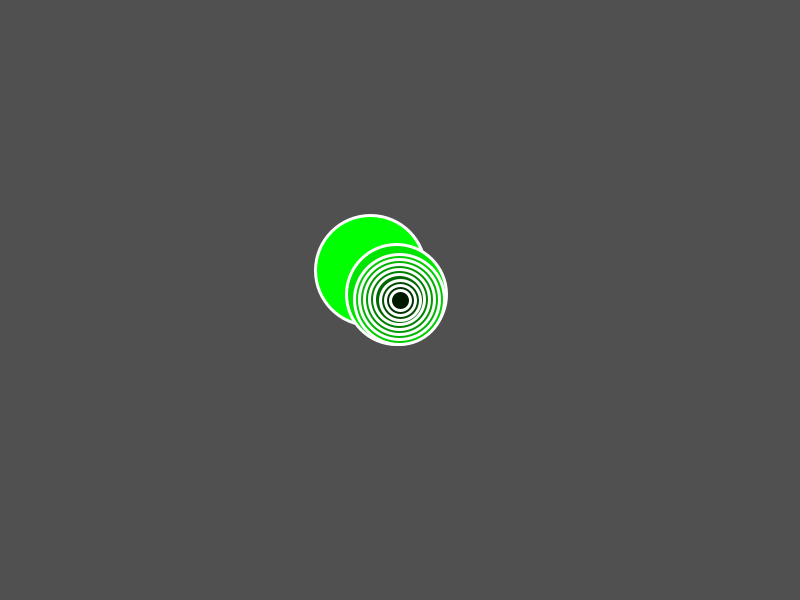
Frame 1 (no input)
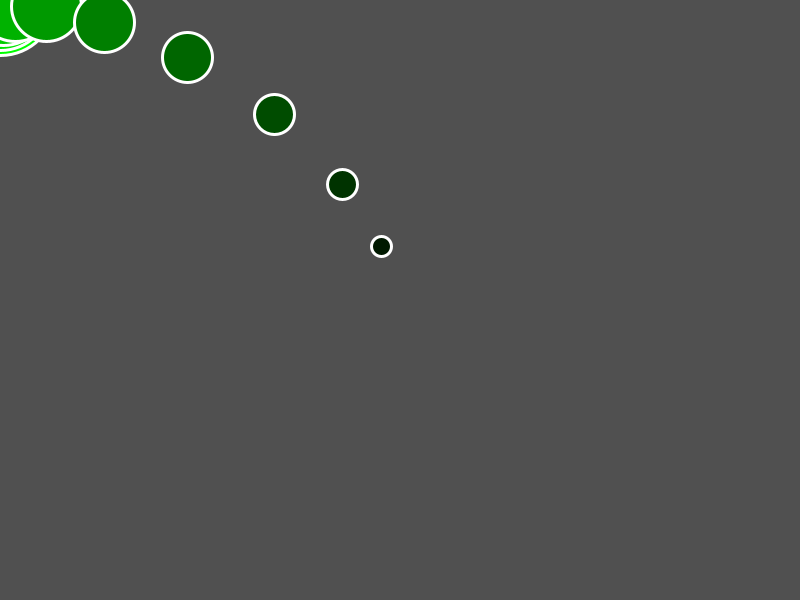
Frame 60 (the mouse pressed at the canvas centre just before this capture)
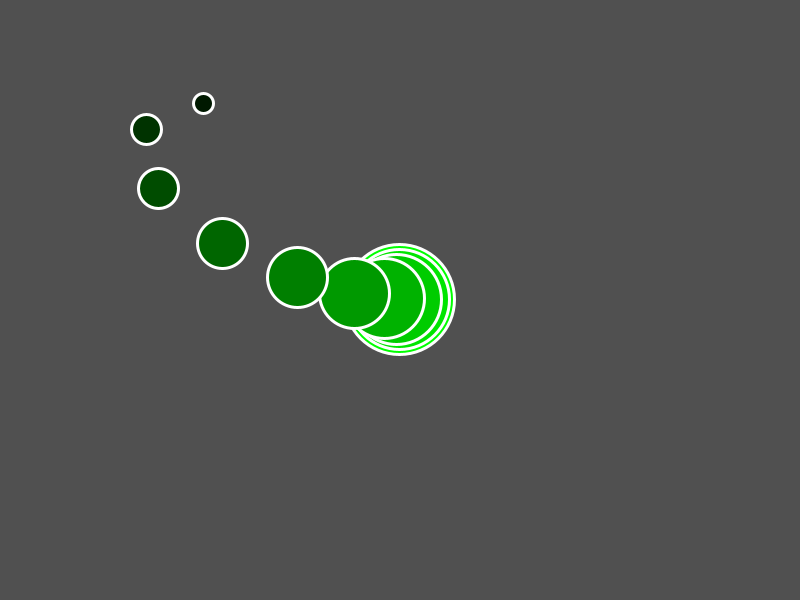
Frame 120 (the mouse held since frame 60 and released just before this capture)

The Processing sketch that drew these frames (run headless with seeded random() and noise(); from frame 60 on, the mouse is pressed at the canvas centre):

// Processing sketch: snakeFollower
// ── snakeFollower.pde
//option 4: most customizable

Follower[] snake;

void setup() {
  size(800, 600); 
  int snkLen = 10;
  float startingSize = 100;
  snake = new Follower[snkLen];
  for(int i = 0; i < snkLen; i++)
  {
    snake[i] = new Follower(width/2, height/2, width, height, color(0, int(255 - ((float)i/snkLen)*255), 0), snkLen*5 - ((float)i/snkLen)*(snkLen*5) + 10, (startingSize - ((float)i/snkLen)*startingSize) + 10);
    println(255 - ((float)i/snkLen)*255, snkLen*5 - ((float)i/snkLen)*(snkLen*5) + 10, (startingSize - ((float)i/snkLen)*startingSize) + 10, i);
  }
}

void draw() {
  background(80);
  for(int i = 0; i < snake.length; i++)
  {
    if (i > 0) snake[i].followMe(snake[i-1].x, snake[i-1].y);
    else snake[i].followMe(mouseX, mouseY);
    
    snake[i].draw();
  }
}

class Follower {
  float x;
  float y;
  float speed;
  float size;
  float followX;
  float followY;
  float rangeX;
  float rangeY;
  int myColor;

  Follower(float x, float y, float rangeX, float rangeY) {
    this.x = x;
    this.y = y;
    this.speed = 5;
    this.size = 80;
    this.followX = x;
    this.followY = y;
    this.rangeX = rangeX;
    this.rangeY = rangeY;
    this.myColor = #888888;
  }

  //long version of Constructor
    Follower(
      float x, float y, float rangeX, 
      float rangeY, int myColor, float speed, float size) {
    this.x = x;
    this.y = y;
    this.speed = speed;
    this.size = size;
    this.followX = x;
    this.followY = y;
    this.rangeX = rangeX;
    this.rangeY = rangeY;
    this.myColor = myColor;
  }

  void followMe(float followX, float followY) {
    this.followX = followX;
    this.followY = followY;
    x += (followX - x)/rangeX * speed;
    y += (followY - y)/rangeY * speed;
  }

  void draw() {
    stroke(255);
    strokeWeight(3);
    fill(myColor);
    ellipse(x, y, size, size);
    followMe(followX, followY);
  }
  
  void setSpeed(float speed) {
    this.speed = speed;
  }
  
  void setColor(int myColor) {
    this.myColor = myColor;
  }
  
  void setSize(float size) {
    this.size = size;
  }
}
